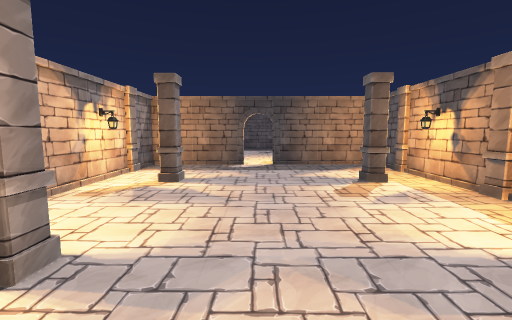
[1] (above)

22 first-person views from a walk through a 3-D level made in the Unity game engine. The camera is 1.4 m above the floor, tilts 6° down and sees 90° across. The floor is counted in squares, 1 m on a side. Each view is taken from the middle of a square. On the plan, view 1 faces up. The plan holds only what a view shows up to about 13 squares ahead; the rest is blank. The place goes on beyond the plan. Some animated figures are not drawn. Door leaves are left out, so doorways stand open.

[2]
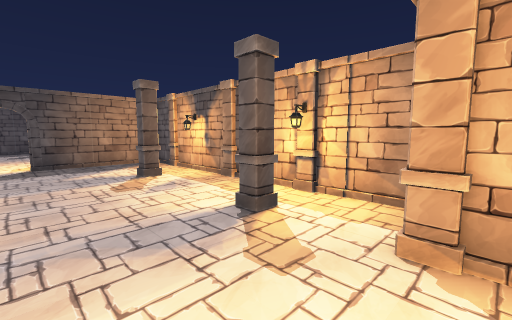

[3]
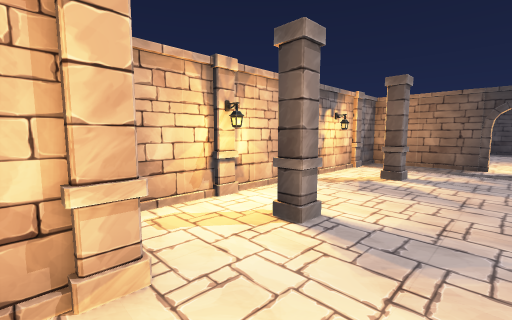

[4]
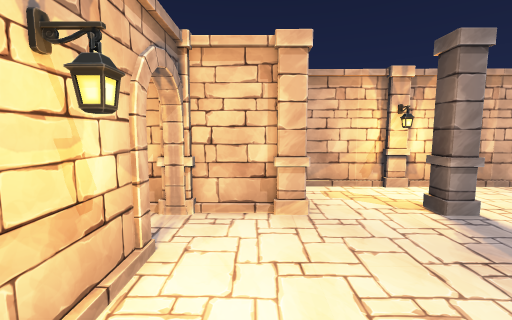

[5]
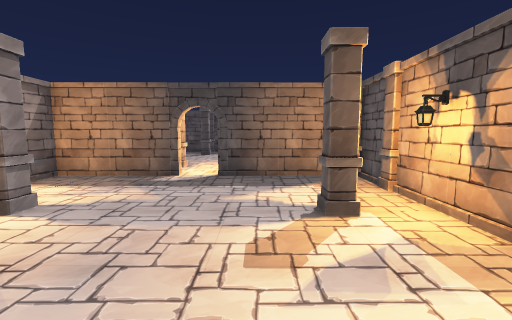

[6]
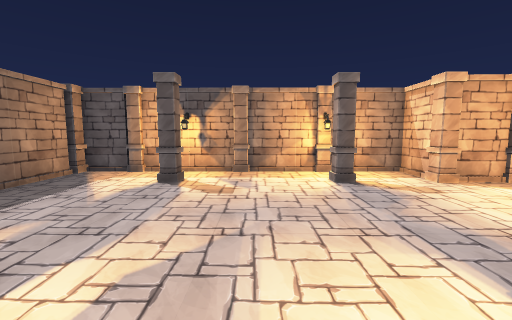

[7]
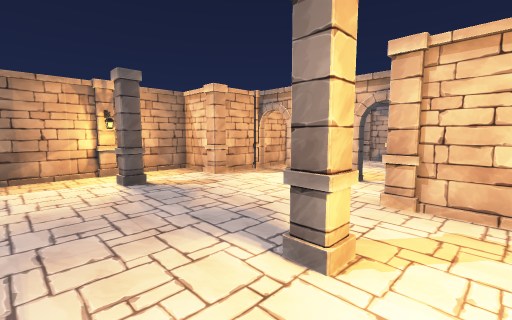

[8]
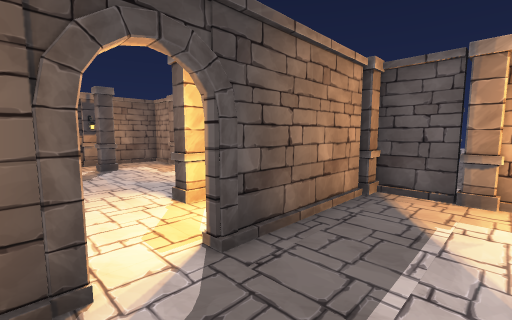

[9]
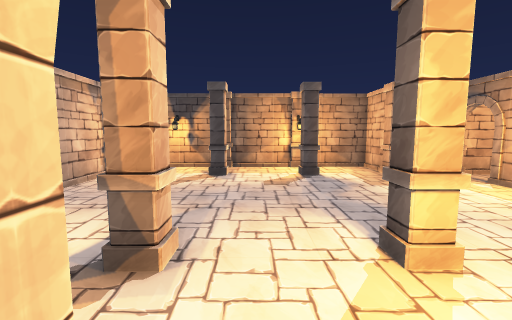

[10]
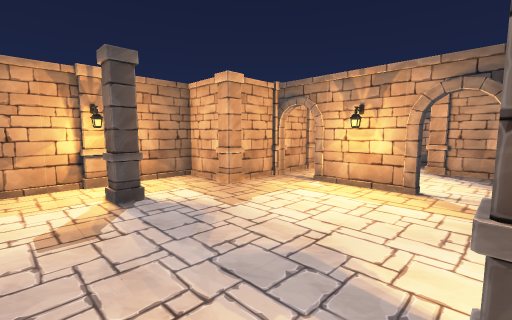

[11]
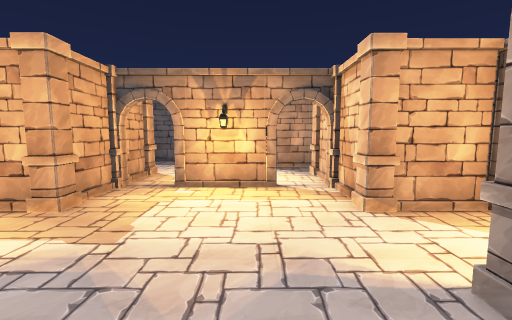

[12]
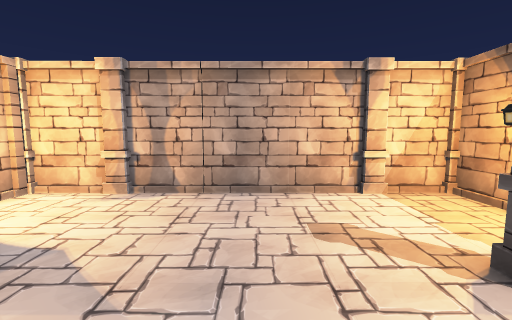

[13]
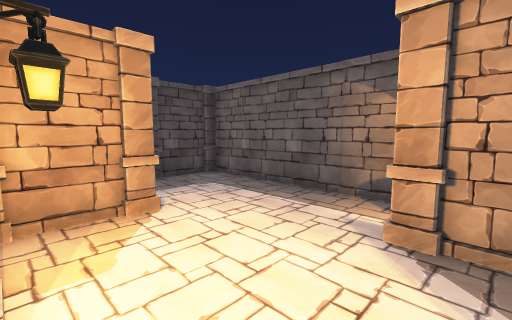

[14]
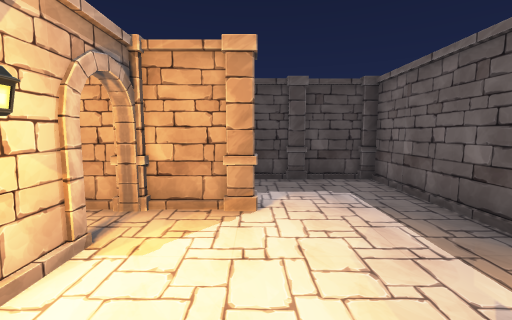

[15]
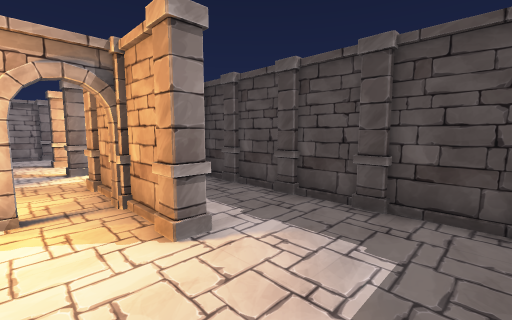

[16]
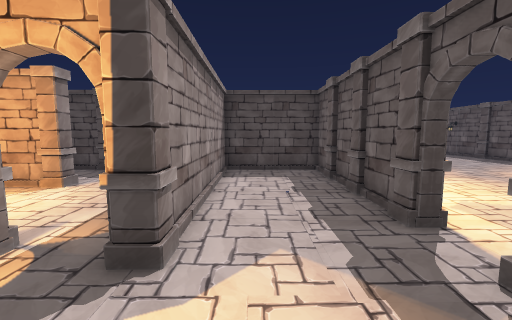

[17]
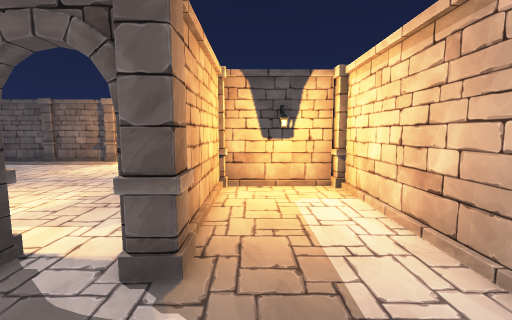

[18]
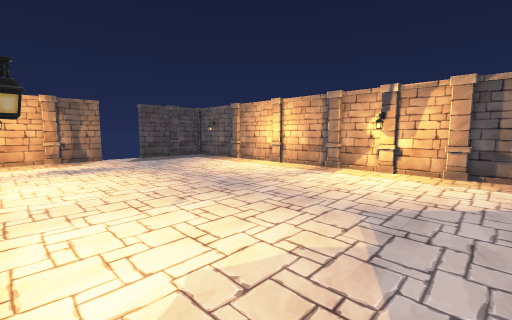

[19]
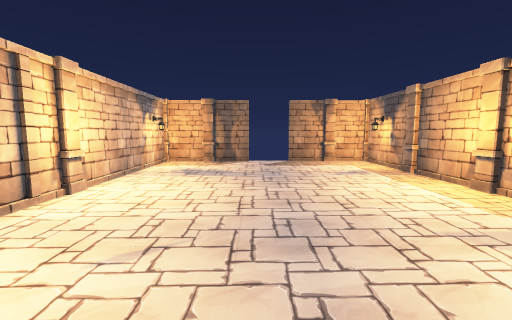

[20]
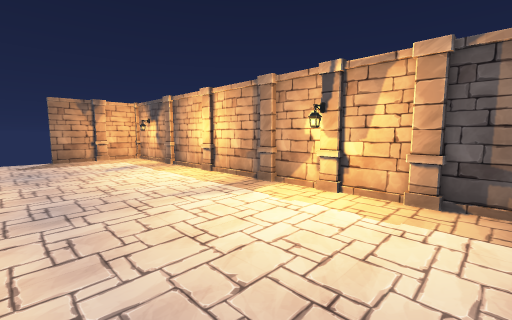

[21]
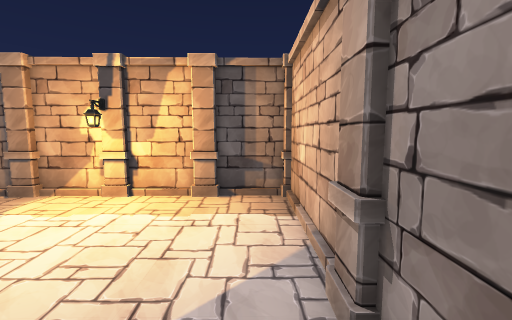

[22]
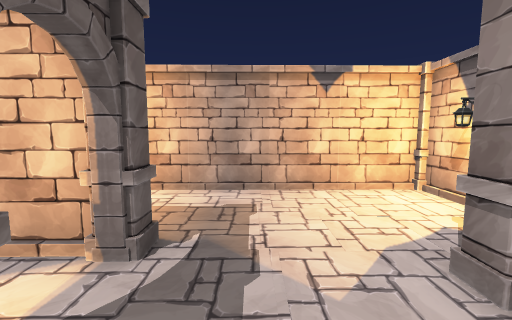

### Floor plan
Points are (right, up) in squares from view 1. A wall is a line through its corners. A room is listed if a view was taken in it or the views show most of it. See-through windows are left out.
Room 1 (views 1, 2, 3, 4, 5, 6, 7, 8, 9)
walls: (3.8, -0.3) (5.3, -0.3) (5.4, 8.3); (-2.5, -0.5) (-2.5, -2.9); (-4.6, 8.5) (-4.7, 0.4); (-0.5, 11.8) (-0.5, 11.4) (-4.6, 11.4) (-4.6, 9.9); (5.4, 10.4) (5.4, 11.4); (4.6, 11.4) (0.7, 11.4); (-4.1, -0.3) (-3.5, -0.3); (-0.9, -2.3) (1.8, -2.3); (3.3, -3) (3.3, -0.6)
ways out: opening at (1, 11) to room 2; gap at (-4, 7)
objects: lamp (-4, 3); pillar (-3, 0) to (-2, 0); pillar (-3, 2) to (-2, 3); pillar (-3, 7) to (-2, 8); pillar (3, 0); pillar (3, 2) to (4, 3); pillar (3, 7) to (4, 8); lamp (5, 7); pillar (5, 9) to (6, 10); pillar (5, 11) to (5, 12); pillar (6, 5) to (6, 6)
Room 2 (views 10, 11, 12, 13, 14, 15)
walls: (4.6, 20.3) (4.6, 21.7) (-4.5, 21.7); (5.3, 13.9) (8.4, 13.9); (6.6, 15.4) (6.6, 18.2); (6.9, 18.2) (6.9, 17.3); (4.6, 12.5) (4.6, 13.5); (8.5, 19.7) (5.3, 19.7); (10.6, 13.6) (10.6, 15.6); (-5, 13.5) (-5, 11.7) (-4.2, 11.7); (9.7, 22.8) (4.8, 22.8); (-5, 21.5) (-5, 14.5); (12.7, 16.4) (12.6, 22.7); (13, 22.8) (10.4, 22.8)
ways out: opening at (1, 11) to room 1; opening at (10, 14) to room 3; opening at (12, 16) to room 3
objects: pillar (-5, 14); pillar (-5, 20); lamp (-3, 21); pillar (-1, 14); pillar (-1, 20); pillar (2, 14); pillar (2, 20); lamp (2, 21); pillar (2, 22); pillar (5, 14); pillar (5, 20); lamp (6, 17); pillar (6, 23); pillar (7, 14); pillar (7, 20); pillar (8, 23); pillar (9, 14); pillar (9, 20); pillar (10, 23); pillar (11, 16); pillar (12, 23)
Room 3 (views 16, 17, 18, 19, 20, 21, 22)
walls: (16.5, 17.5) (16.4, 22.9) (13, 22.8); (21.6, 15.2) (26.4, 15.2); (20.4, 14.9) (17.4, 14.9); (17.4, 15.1) (18, 15.1); (12.8, 22.9) (12.9, 16.4); (20.8, 12.5) (20.7, 14.6); (26.8, 15.4) (26.6, 26.5); (26.6, 27.5) (26.6, 30.9) (22.6, 30.8); (20.7, 30.8) (19.4, 30.8); (18.4, 30.8) (16.5, 30.7) (16.6, 22.3); (11.6, 11.6) (20.4, 11.7)
ways out: opening at (10, 14) to room 2; opening at (12, 16) to room 2; open door at (21.5, 31)
objects: pillar (11, 11) to (11, 12); lamp (11, 13); pillar (13, 16); pillar (16, 15) to (17, 15); pillar (16, 17) to (17, 17); pillar (16, 19); pillar (16, 21) to (17, 21); pillar (16, 24) to (17, 24); other object (17, 29); pillar (19, 31); lamp (20, 13); pillar (21, 15); pillar (23, 15); pillar (25, 31); lamp (26, 19); other object (26, 29); pillar (27, 17); pillar (27, 19); pillar (27, 21); pillar (27, 24); pillar (27, 27)

Positions as (right, up) in squares from view 1, and headings:
1: (0, 0), facing up
2: (0, -1), facing up-right
3: (0, -1), facing up-left
4: (2, -1), facing left
5: (2, 3), facing up
6: (-4, 5), facing right
7: (-4, 5), facing down-right
8: (-1, 9), facing up-right
9: (0, 11), facing up
10: (0, 14), facing up-right
11: (0, 16), facing right
12: (1, 17), facing left
13: (7, 15), facing up-right
14: (9, 15), facing up
15: (12, 18), facing up-left
16: (14, 13), facing up
17: (14, 14), facing right
18: (17, 16), facing up-right
19: (21, 18), facing up
20: (21, 16), facing up-right
21: (21, 16), facing right
22: (15, 18), facing down
